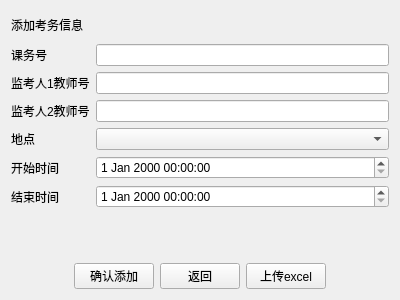
<?xml version="1.0" encoding="UTF-8"?>
<ui version="4.0">
 <class>admin_add_exam</class>
 <widget class="QWidget" name="admin_add_exam">
  <property name="geometry">
   <rect>
    <x>0</x>
    <y>0</y>
    <width>400</width>
    <height>300</height>
   </rect>
  </property>
  <property name="windowTitle">
   <string>Form</string>
  </property>
  <layout class="QVBoxLayout" name="verticalLayout_2" stretch="1,8,1">
   <item>
    <widget class="QLabel" name="label">
     <property name="text">
      <string>添加考务信息</string>
     </property>
    </widget>
   </item>
   <item>
    <layout class="QFormLayout" name="formLayout">
     <item row="0" column="0">
      <widget class="QLabel" name="lb_rcno">
       <property name="text">
        <string>课务号</string>
       </property>
      </widget>
     </item>
     <item row="0" column="1">
      <widget class="QLineEdit" name="LineEdit"/>
     </item>
     <item row="1" column="0">
      <widget class="QLabel" name="lb_tea1">
       <property name="text">
        <string>监考人1教师号</string>
       </property>
      </widget>
     </item>
     <item row="1" column="1">
      <widget class="QLineEdit" name="LineEdit1"/>
     </item>
     <item row="2" column="0">
      <widget class="QLabel" name="Label">
       <property name="text">
        <string>监考人2教师号</string>
       </property>
      </widget>
     </item>
     <item row="2" column="1">
      <widget class="QLineEdit" name="LineEdit_2"/>
     </item>
     <item row="3" column="0">
      <widget class="QLabel" name="Label_2">
       <property name="text">
        <string>地点</string>
       </property>
      </widget>
     </item>
     <item row="3" column="1">
      <widget class="QComboBox" name="ComboBox"/>
     </item>
     <item row="4" column="0">
      <widget class="QLabel" name="Label_3">
       <property name="text">
        <string>开始时间</string>
       </property>
      </widget>
     </item>
     <item row="4" column="1">
      <widget class="QDateTimeEdit" name="DateTimeEdit"/>
     </item>
     <item row="5" column="0">
      <widget class="QLabel" name="Label_4">
       <property name="text">
        <string>结束时间</string>
       </property>
      </widget>
     </item>
     <item row="5" column="1">
      <widget class="QDateTimeEdit" name="DateTimeEdit_2"/>
     </item>
    </layout>
   </item>
   <item>
    <layout class="QHBoxLayout" name="horizontalLayout">
     <item>
      <spacer name="horizontalSpacer">
       <property name="orientation">
        <enum>Qt::Horizontal</enum>
       </property>
       <property name="sizeHint" stdset="0">
        <size>
         <width>40</width>
         <height>20</height>
        </size>
       </property>
      </spacer>
     </item>
     <item>
      <widget class="QPushButton" name="pushButton">
       <property name="text">
        <string>确认添加</string>
       </property>
      </widget>
     </item>
     <item>
      <widget class="QPushButton" name="pushButton_2">
       <property name="text">
        <string>返回</string>
       </property>
      </widget>
     </item>
     <item>
      <widget class="QPushButton" name="pushButton_3">
       <property name="text">
        <string>上传excel</string>
       </property>
      </widget>
     </item>
     <item>
      <spacer name="horizontalSpacer_2">
       <property name="orientation">
        <enum>Qt::Horizontal</enum>
       </property>
       <property name="sizeHint" stdset="0">
        <size>
         <width>40</width>
         <height>20</height>
        </size>
       </property>
      </spacer>
     </item>
    </layout>
   </item>
  </layout>
 </widget>
 <resources/>
 <connections/>
</ui>
